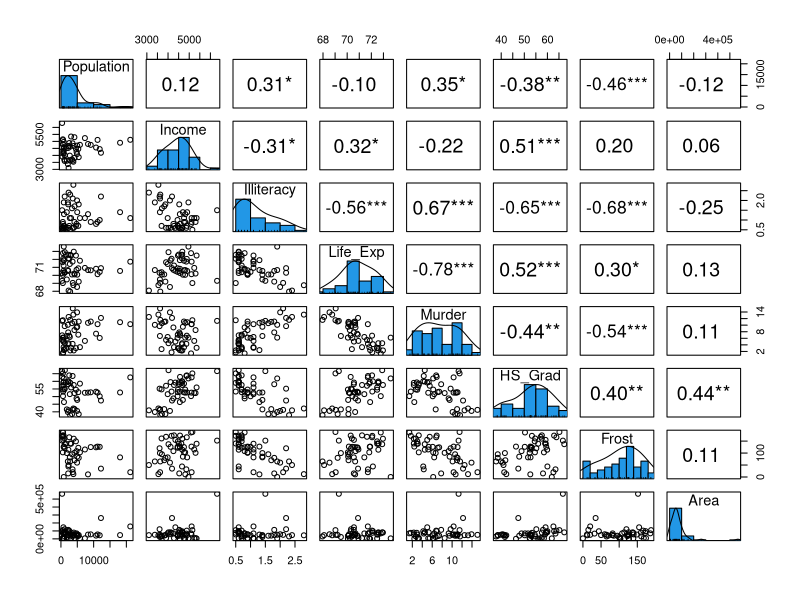
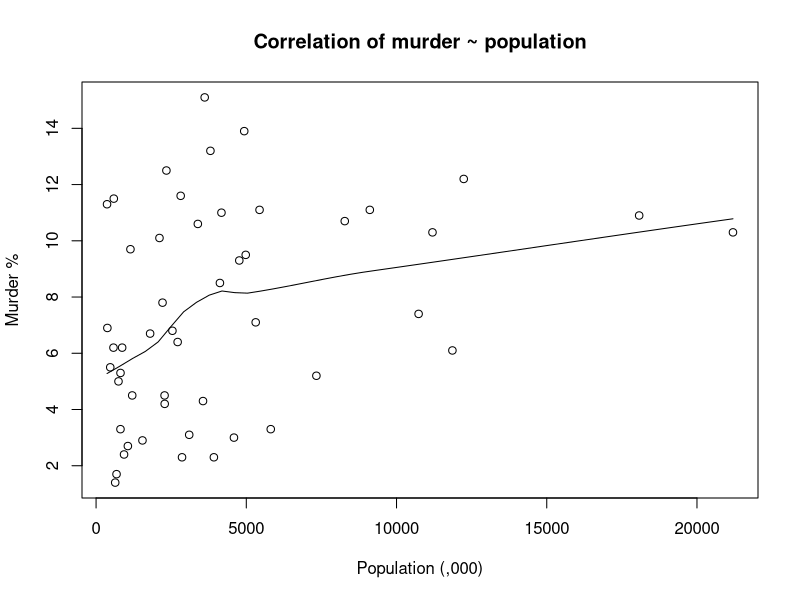
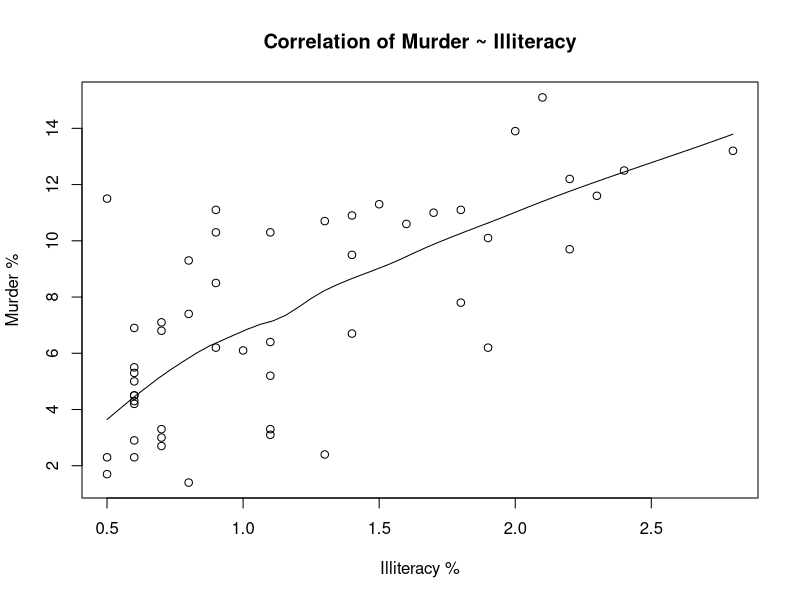
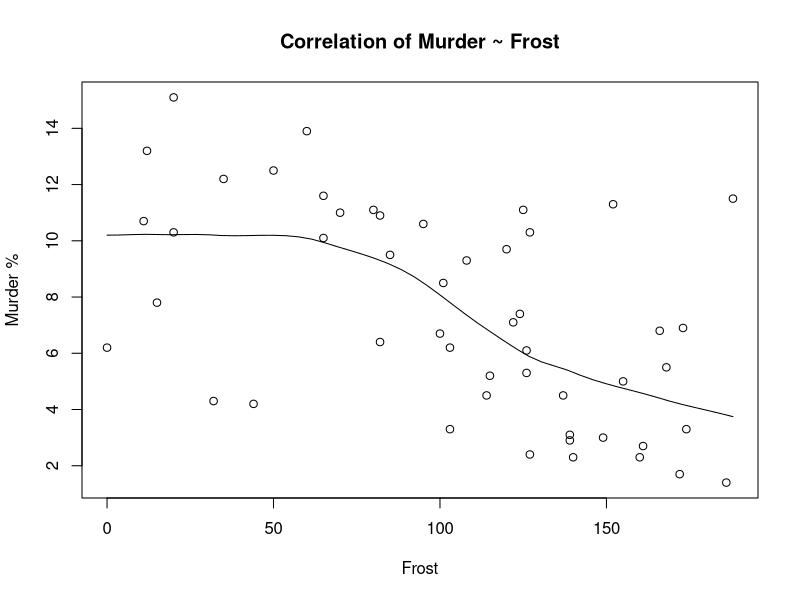
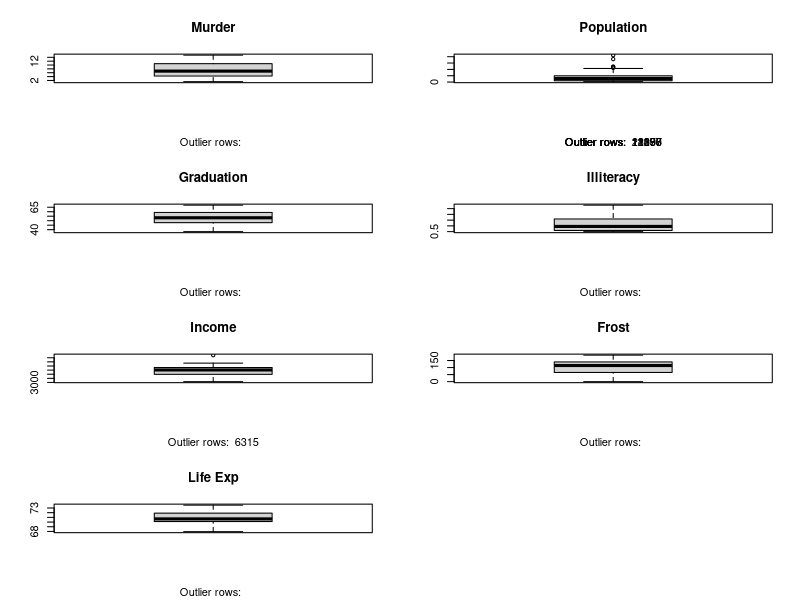
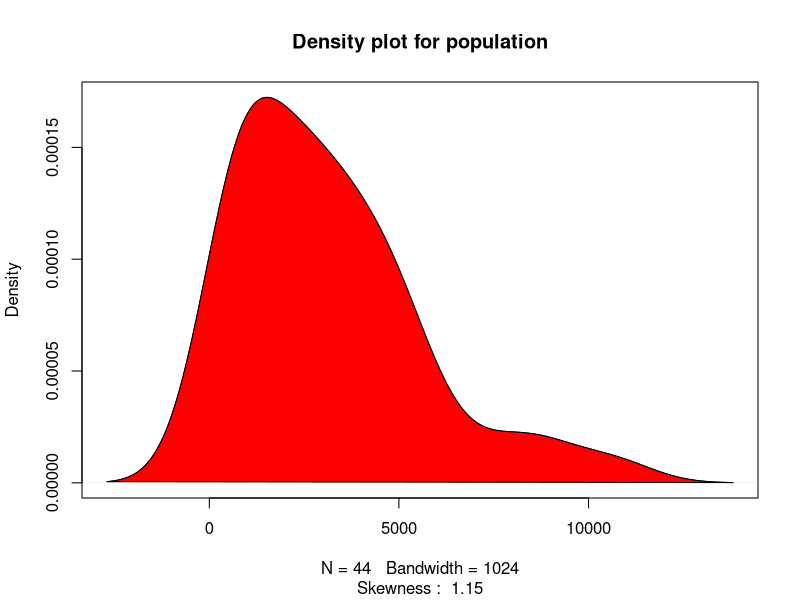
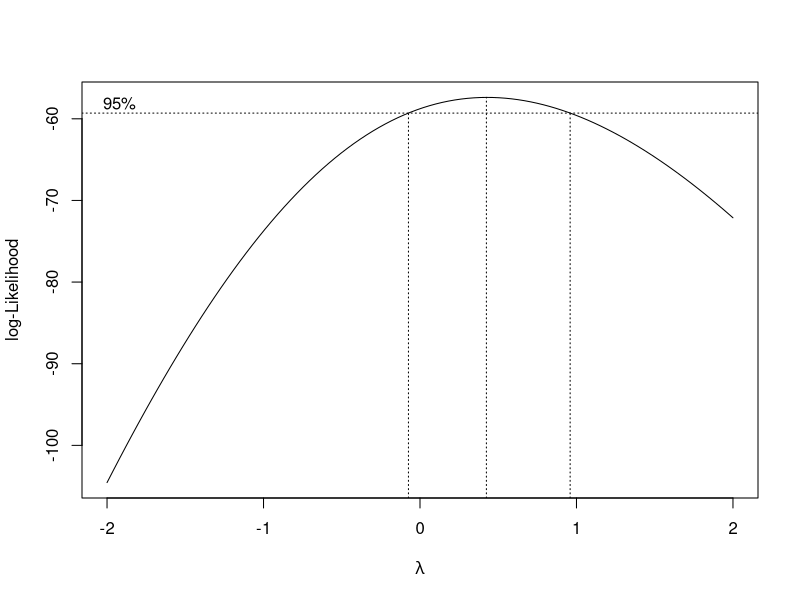
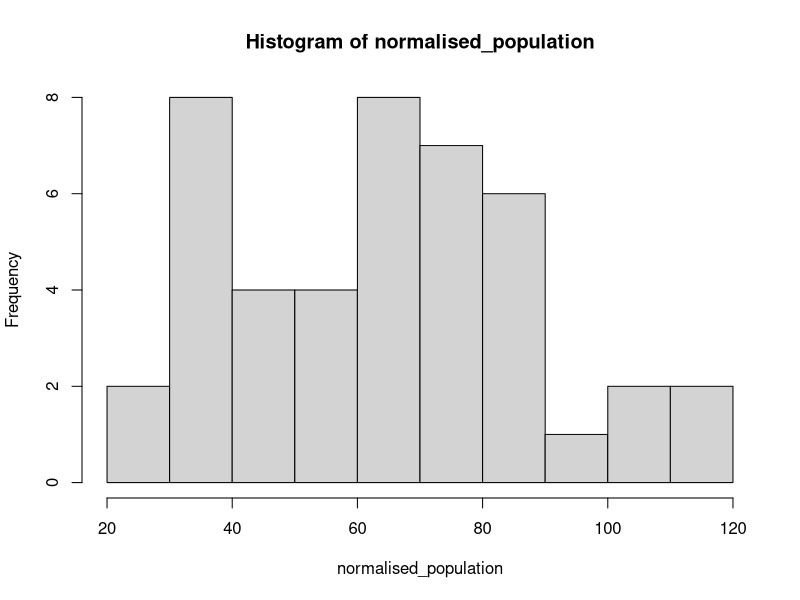

Here is the R script that generated these plots, in order: (Note: this script raises an error after producing the figures.)
# Practical 9

# Q1
states <- as.data.frame(state.x77)
str(states)

# Renaming Life Exp and HS Grad variables as 
# these will cause possible issues when referring to
# them since they contain a space.
colnames(states)[colnames(states) == "Life Exp"] <- "Life_Exp"
colnames(states)[colnames(states) == "HS Grad"] <- "HS_Grad"

# Q3a
# Examine initial linearity between variables in the dataset
library(psych)
pairs.panels(states,
             smooth = FALSE,      # If TRUE, draws loess smooths
             scale = FALSE,      # If TRUE, scales the correlation text font
             density = TRUE,     # If TRUE, adds density plots and histograms
             ellipses = FALSE,    # If TRUE, draws ellipses
             method = "spearman",# Correlation method (also "pearson" or "kendall")
             pch = 21,           # pch symbol
             lm = FALSE,         # If TRUE, plots linear fit rather than the LOESS (smoothed) fit
             cor = TRUE,         # If TRUE, reports correlations
             jiggle = FALSE,     # If TRUE, data points are jittered
             factor = 2,         # Jittering factor
             hist.col = 4,       # Histograms color
             stars = TRUE,       # If TRUE, adds significance level with stars
             ci = TRUE)          # If TRUE, adds confidence intervals

# Examine linearity in more detail
scatter.smooth(x = states$Population,
               y = states$Murder,
               xlab = "Population (,000)",
               ylab = "Murder %", main = "Correlation of murder ~ population")

# chart appears to have medium correlation
# low correlation (-0.2 < x < 0.2) suggests that 
# much of variation of the response
# variable (Y) is unexplained by the predictor (X)
# in which case, we should probably look for better
# explanatory variables
cor(states$Murder, states$Population)

scatter.smooth(x = states$Illiteracy,
               y = states$Murder,
               main = "Correlation of Murder ~ Illiteracy",
               xlab = "Illiteracy %",
               ylab = "Murder %")

# Examining correlation between murder and illiteracy
cor(states$Murder, states$Illiteracy)

# This is a better correlation value between both variables.
# Lets examine murder and frost variables for correlation.
scatter.smooth(x = states$Frost,
               y = states$Murder,
               main = "Correlation of Murder ~ Frost",
               xlab = "Frost",
               ylab = "Murder %")
cor(states$Murder, states$Frost)

# Examining the other variables
paste("Correlation for Murder and Frost: ", cor(states$Murder, states$Frost))
paste("Correlation for Murder and Illiteracy: ", cor(states$Murder, states$Illiteracy))
paste("Correlation for Murder and Population: ", cor(states$Murder, states$Population))
paste("Correlation for Murder and HS Grad: ", cor(states$Murder, states$HS_Grad))
paste("Correlation for Murder and Income: ", cor(states$Murder, states$Income))
paste("Correlation for Murder and Life Exp: ", cor(states$Murder, states$Life_Exp))
paste("Correlation for Murder and Area: ", cor(states$Murder, states$Area))

# It appears that the variable Area has a vary low correlation with Murder. 
# Therefore I am going to remove it from the dataset. 
# Alternatively we can choose to exclude these independent variables when
# we are constructing the MLR model.

# Q3b
# Check for outliers
opar <- par(no.readonly = TRUE)
par(mfrow = c(4, 2)) # divide graph area in 3 rows by 2 columns
attach(states)
boxplot(Murder,
        main = "Murder",
        sub = paste("Outlier rows: ",
                    boxplot.stats(Murder)$out)) # box plot for 'murder'
boxplot(Population,
        main = "Population",
        sub = paste("Outlier rows: ",
                    boxplot.stats(Population)$out)) # box plot for 'Population'
boxplot(states$HS_Grad,
        main = "Graduation",
        sub = paste("Outlier rows: ",
                    boxplot.stats(states$HS_Grad)$out)) # box plot for 'HS Grad'
boxplot(Illiteracy,
        main = "Illiteracy",
        sub = paste("Outlier rows: ",
                    boxplot.stats(Illiteracy)$out)) # box plot for 'HS Grad'
boxplot(Income,
        main = "Income",
        sub = paste("Outlier rows: ",
                    boxplot.stats(Income)$out)) # box plot for 'HS Grad'
boxplot(Frost,
        main = "Frost",
        sub = paste("Outlier rows: ",
                    boxplot.stats(Frost)$out)) # box plot for 'HS Grad'
boxplot(states$Life_Exp,
        main = "Life Exp",
        sub = paste("Outlier rows: ",
                    boxplot.stats(states$Life_Exp)$out)) # box plot for 'HS␣Grad'
detach(states)
par(opar)

# Both the population and Income variables contain outliers.
# Use boxplot.stats() function to generate relevant outliers
outlier_values <- boxplot.stats(states$Population)$out # outlier values.
paste("Population outliers: ", paste(outlier_values, collapse=", "))

# Use boxplot.stats() function to generate relevant outliers
outlier_values <- boxplot.stats(states$Income)$out # outlier values.
paste("Income outliers: ", paste(outlier_values, collapse=", "))

#Remove outliers for population 
states <- subset(states, states$Population != 21198)
states <- subset(states, states$Population != 11197)
states <- subset(states, states$Population != 18076)
states <- subset(states, states$Population != 11860)
states <- subset(states, states$Population != 12237)

#Remove outlier for income
states <- subset(states, states$Income != 6315)

install.packages("e1071")
library(e1071)

opar <- par(no.readonly = TRUE)
#Show 4 rows x 2 cols of charts
par(mfrow = c(4,2))
par(opar)
plot(density(states$Population),
     main = "Density plot for population",
     sub = paste("Skewness : ", round(e1071::skewness(states$Population), 2)))

#Fill the area inside with color                 
polygon(density(states$Population), col = "red")


#Skewness of < -1 or > 1 then highly skewed
#-1 to -0.5 and 0.5 to 1 = moderately skewed
#Skewness of -0.5 to 0.5 = approx symmetrical
# Here skewness 1.15 so highly skewed
#So not normally distributed, so Shapiro test

shapiro.test(states$Population)
#p-value = 0.0004562 - So not normally distributed
#option 1 = drop the variable and do not use in the model
#option 2 = use the variable and ignore MLR assumptions
#option 3 = transform the variable to make it more normally distributed

#option 3 selected- transform variable $Population

install.packages("MASS")
library(MASS)
box_cox_transform <- boxcox(states$Murder ~ states$Population)
lambda <- box_cox_transform$x[which.max(box_cox_transform$y)]
lambda
normalised_population <- ((states$Population^lambda-1)/lambda)
hist(normalised_population)
shapiro.test(normalised_population)
#p-value = 0.1835, greater than 0.05 so normally distributed

#checking for all other variables

plot(density(states$Murder),
     main = "Density plot for Murder",
     sub = paste("Skewness : ", round(e1071::skewness(states$Murder), 2)))
#Fill the area inside with color                 
polygon(density(states$Murder), col = "red")
shapiro.test(states$Murder)

#Income = normally distributed p-value = 0.3246
#Illiteracy = not normally distributed (p-value = 0.00008297)
#Life_Exp = normally distributed = normally distributed (p-value = 0.3608)
#Murder = normally distributed p-value = 0.06601
#HS_Grad = not normally distributed p-value = 0.02194
#Frost = normally distributed p-value = 0.0928
#Area = normally distributed p-value = 0.1876

#Need to transform Illiteracy, HS_Grad

box_cox_transform_murder <- boxcox(states$Murder ~ states$Illiteracy)
lambda <- box_cox_transform_murder$x[which.max(box_cox_transform_Illetracy$y)]
lambda
normalised_population_Illiteracy <- ((states$Illiteracy^lambda-1)/lambda)
hist(normalised_population_Illiteracy)
shapiro.test(normalised_population_Illiteracy)
#p-value = 0.1804, greater than 0.05 so normally distributed


box_cox_transform_HS_Grad <- boxcox(states$Murder ~ states$HS_Grad)
lambda <- box_cox_transform_HS_Grad$x[which.max(box_cox_transform$y)]
lambda
normalised_population_HS_Grad <- ((states$HS_Grad^lambda-1)/lambda)
hist(normalised_population_HS_Grad)
shapiro.test(normalised_population_HS_Grad)
#p-value = 0.1835, greater than 0.05 so normally distributed


